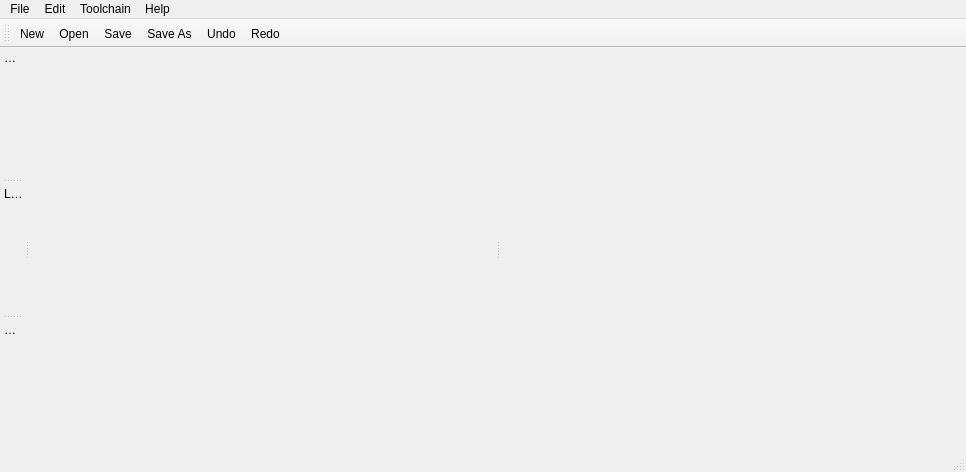
<?xml version="1.0" encoding="UTF-8"?>
<ui version="4.0">
 <class>MainWindow</class>
 <widget class="QMainWindow" name="MainWindow">
  <property name="geometry">
   <rect>
    <x>0</x>
    <y>0</y>
    <width>966</width>
    <height>472</height>
   </rect>
  </property>
  <property name="windowTitle">
   <string>Tomo Slicer 0.3</string>
  </property>
  <widget class="QWidget" name="centralwidget">
   <layout class="QHBoxLayout" name="horizontalLayout_2">
    <property name="spacing">
     <number>3</number>
    </property>
    <property name="margin">
     <number>3</number>
    </property>
    <item>
     <widget class="QFrame" name="frame">
      <layout class="QVBoxLayout" name="verticalLayout">
       <item>
        <widget class="QSplitter" name="splitter">
         <property name="orientation">
          <enum>Qt::Horizontal</enum>
         </property>
         <widget class="tomo::ToolchainEditor" name="toolchainEditor" native="true">
          <property name="sizePolicy">
           <sizepolicy hsizetype="Expanding" vsizetype="Expanding">
            <horstretch>0</horstretch>
            <verstretch>0</verstretch>
           </sizepolicy>
          </property>
         </widget>
         <widget class="tomo::widget::ToolchainGL" name="toolchainVisualizer" native="true">
          <property name="sizePolicy">
           <sizepolicy hsizetype="Expanding" vsizetype="Expanding">
            <horstretch>0</horstretch>
            <verstretch>0</verstretch>
           </sizepolicy>
          </property>
         </widget>
        </widget>
       </item>
      </layout>
     </widget>
    </item>
   </layout>
  </widget>
  <widget class="QStatusBar" name="statusbar"/>
  <widget class="QDockWidget" name="dockNavigator">
   <property name="features">
    <set>QDockWidget::DockWidgetMovable</set>
   </property>
   <property name="windowTitle">
    <string>Navigator</string>
   </property>
   <attribute name="dockWidgetArea">
    <number>1</number>
   </attribute>
   <widget class="tomo::ToolchainNavigator" name="navigator"/>
  </widget>
  <widget class="QDockWidget" name="dockLibrary">
   <property name="features">
    <set>QDockWidget::DockWidgetMovable</set>
   </property>
   <property name="allowedAreas">
    <set>Qt::AllDockWidgetAreas</set>
   </property>
   <property name="windowTitle">
    <string>Library</string>
   </property>
   <attribute name="dockWidgetArea">
    <number>1</number>
   </attribute>
   <widget class="tomo::ToolLibrary" name="toolLibrary"/>
  </widget>
  <widget class="QToolBar" name="toolBar">
   <property name="windowTitle">
    <string>toolBar</string>
   </property>
   <attribute name="toolBarArea">
    <enum>TopToolBarArea</enum>
   </attribute>
   <attribute name="toolBarBreak">
    <bool>false</bool>
   </attribute>
   <addaction name="actionNew"/>
   <addaction name="actionOpen"/>
   <addaction name="actionSave"/>
   <addaction name="actionSave_As"/>
   <addaction name="actionUndo"/>
   <addaction name="actionRedo"/>
  </widget>
  <widget class="QMenuBar" name="menuBar">
   <property name="geometry">
    <rect>
     <x>0</x>
     <y>0</y>
     <width>966</width>
     <height>25</height>
    </rect>
   </property>
   <widget class="QMenu" name="menuFile">
    <property name="title">
     <string>File</string>
    </property>
    <addaction name="actionNew"/>
    <addaction name="actionOpen"/>
    <addaction name="separator"/>
    <addaction name="actionSave"/>
    <addaction name="actionSave_As"/>
    <addaction name="separator"/>
    <addaction name="actionQuit"/>
   </widget>
   <widget class="QMenu" name="menuEdit">
    <property name="title">
     <string>Edit</string>
    </property>
    <addaction name="actionUndo"/>
    <addaction name="actionRedo"/>
    <addaction name="actionDelete_selection"/>
   </widget>
   <widget class="QMenu" name="menuToolchain">
    <property name="title">
     <string>Toolchain</string>
    </property>
    <addaction name="actionProcess"/>
    <addaction name="actionLoad_From_Macro"/>
    <addaction name="actionSave_As_Macro"/>
   </widget>
   <widget class="QMenu" name="menuHelp">
    <property name="title">
     <string>Help</string>
    </property>
    <addaction name="actionAbout"/>
   </widget>
   <addaction name="menuFile"/>
   <addaction name="menuEdit"/>
   <addaction name="menuToolchain"/>
   <addaction name="menuHelp"/>
  </widget>
  <widget class="QDockWidget" name="dockParameters">
   <property name="features">
    <set>QDockWidget::DockWidgetMovable</set>
   </property>
   <property name="windowTitle">
    <string>Parameters</string>
   </property>
   <attribute name="dockWidgetArea">
    <number>1</number>
   </attribute>
   <widget class="tomo::widget::ElementForm" name="parameters"/>
  </widget>
  <action name="actionNew">
   <property name="text">
    <string>New</string>
   </property>
  </action>
  <action name="actionSave">
   <property name="text">
    <string>Save</string>
   </property>
  </action>
  <action name="actionSave_As">
   <property name="text">
    <string>Save As...</string>
   </property>
  </action>
  <action name="actionOpen">
   <property name="text">
    <string>Open...</string>
   </property>
  </action>
  <action name="actionUndo">
   <property name="text">
    <string>Undo</string>
   </property>
  </action>
  <action name="actionRedo">
   <property name="text">
    <string>Redo</string>
   </property>
  </action>
  <action name="actionDelete_selection">
   <property name="text">
    <string>Delete selection</string>
   </property>
  </action>
  <action name="actionMove_to_parent">
   <property name="text">
    <string>Move to parent</string>
   </property>
  </action>
  <action name="actionProcess">
   <property name="text">
    <string>Process</string>
   </property>
  </action>
  <action name="actionSave_As_Macro">
   <property name="text">
    <string>Save As Macro...</string>
   </property>
  </action>
  <action name="actionLoad_From_Macro">
   <property name="text">
    <string>Load From Macro...</string>
   </property>
  </action>
  <action name="actionAbout">
   <property name="text">
    <string>About</string>
   </property>
  </action>
  <action name="actionQuit">
   <property name="text">
    <string>Quit</string>
   </property>
  </action>
 </widget>
 <customwidgets>
  <customwidget>
   <class>tomo::widget::ToolchainGL</class>
   <extends>QWidget</extends>
   <header>widget/ToolchainGL.h</header>
   <container>1</container>
   <slots>
    <slot>light2cam()</slot>
   </slots>
  </customwidget>
  <customwidget>
   <class>tomo::ToolchainNavigator</class>
   <extends>QWidget</extends>
   <header>widget/ToolchainNavigator.h</header>
   <container>1</container>
  </customwidget>
  <customwidget>
   <class>tomo::ToolLibrary</class>
   <extends>QWidget</extends>
   <header>widget/ToolLibrary.h</header>
   <container>1</container>
  </customwidget>
  <customwidget>
   <class>tomo::ToolchainEditor</class>
   <extends>QWidget</extends>
   <header>widget/ToolchainEditor.h</header>
   <container>1</container>
  </customwidget>
  <customwidget>
   <class>tomo::widget::ElementForm</class>
   <extends>QWidget</extends>
   <header>widget/ElementForm.h</header>
   <container>1</container>
  </customwidget>
 </customwidgets>
 <resources>
  <include location="style.qrc"/>
 </resources>
 <connections/>
</ui>
